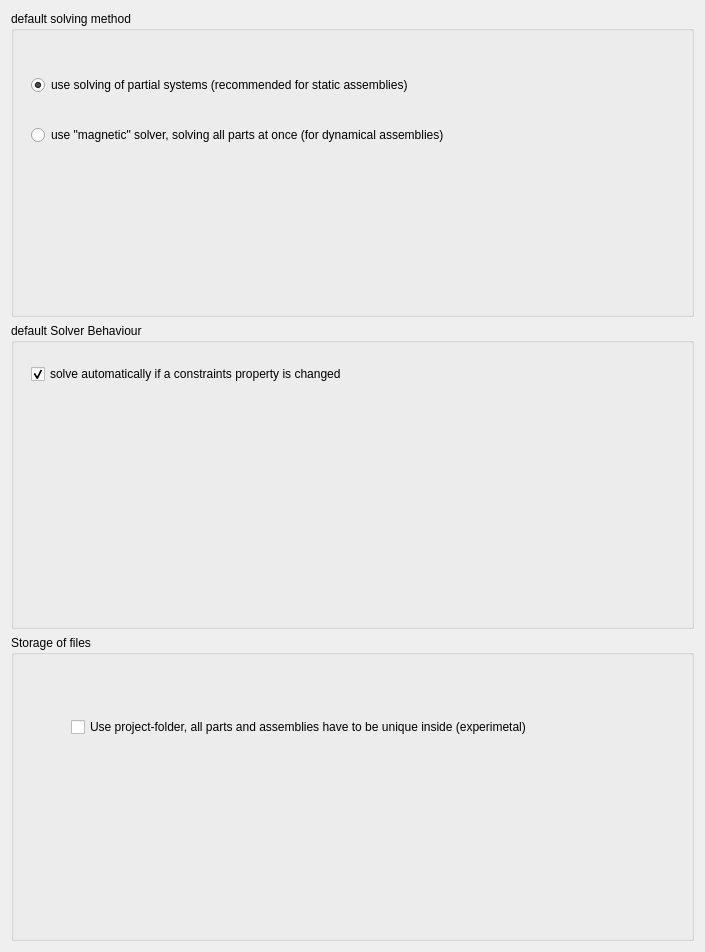
<?xml version="1.0" encoding="UTF-8"?>
<ui version="4.0">
 <class>Gui::Dialog::DlgSettingskStepUp</class>
 <widget class="QWidget" name="Gui::Dialog::DlgSettingskStepUp">
  <property name="geometry">
   <rect>
    <x>0</x>
    <y>0</y>
    <width>705</width>
    <height>952</height>
   </rect>
  </property>
  <property name="windowTitle">
   <string>kStepUp Settings</string>
  </property>
  <layout class="QGridLayout" name="gridLayout_2">
   <item row="1" column="0">
    <layout class="QVBoxLayout" name="verticalLayout">
     <item>
      <widget class="QGroupBox" name="groupBox">
       <property name="title">
        <string>default solving method</string>
       </property>
       <widget class="QWidget" name="verticalLayoutWidget_2">
        <property name="geometry">
         <rect>
          <x>9</x>
          <y>29</y>
          <width>481</width>
          <height>141</height>
         </rect>
        </property>
        <layout class="QVBoxLayout" name="verticalLayout_2">
         <item>
          <widget class="Gui::PrefRadioButton" name="radioButton">
           <property name="text">
            <string>use solving of partial systems (recommended for static assemblies)</string>
           </property>
           <property name="checked">
            <bool>true</bool>
           </property>
           <property name="prefEntry" stdset="0">
            <cstring>usePartialSolver</cstring>
           </property>
           <property name="prefPath" stdset="0">
            <cstring>Mod/kStepUp</cstring>
           </property>
          </widget>
         </item>
         <item>
          <widget class="Gui::PrefRadioButton" name="radioButton_2">
           <property name="text">
            <string>use &quot;magnetic&quot; solver, solving all parts at once (for dynamical assemblies)</string>
           </property>
           <property name="prefEntry" stdset="0">
            <cstring>useMagneticSolver</cstring>
           </property>
           <property name="prefPath" stdset="0">
            <cstring>Mod/kStepUp</cstring>
           </property>
          </widget>
         </item>
        </layout>
       </widget>
      </widget>
     </item>
    </layout>
   </item>
   <item row="3" column="0">
    <widget class="QGroupBox" name="groupBox_2">
     <property name="title">
      <string>Storage of files</string>
     </property>
     <widget class="QWidget" name="verticalLayoutWidget_3">
      <property name="geometry">
       <rect>
        <x>49</x>
        <y>40</y>
        <width>537</width>
        <height>171</height>
       </rect>
      </property>
      <layout class="QVBoxLayout" name="verticalLayout_3">
       <item>
        <widget class="Gui::PrefCheckBox" name="checkBox">
         <property name="text">
          <string>Use project-folder, all parts and assemblies have to be unique inside (experimetal)</string>
         </property>
         <property name="prefEntry" stdset="0">
          <cstring>useProjectFolder</cstring>
         </property>
         <property name="prefPath" stdset="0">
          <cstring>Mod/kStepUp</cstring>
         </property>
        </widget>
       </item>
       <item>
        <widget class="Gui::PrefFileChooser" name="fileChooser">
         <property name="mode">
          <enum>Gui::FileChooser::Directory</enum>
         </property>
         <property name="prefEntry" stdset="0">
          <cstring>projectFolder</cstring>
         </property>
         <property name="prefPath" stdset="0">
          <cstring>Mod/kStepUp</cstring>
         </property>
         <property name="maximumSize">
          <size>
           <width>400</width>
           <height>28</height>
          </size>
         </property>
        </widget>
       </item>
      </layout>
     </widget>
    </widget>
   </item>
   <item row="2" column="0">
    <widget class="QGroupBox" name="groupBox_3">
     <property name="title">
      <string>default Solver Behaviour</string>
     </property>
     <widget class="QWidget" name="verticalLayoutWidget">
      <property name="geometry">
       <rect>
        <x>9</x>
        <y>30</y>
        <width>521</width>
        <height>71</height>
       </rect>
      </property>
      <layout class="QVBoxLayout" name="verticalLayout_4">
       <item>
        <widget class="Gui::PrefCheckBox" name="checkBox_2">
         <property name="text">
          <string>solve automatically if a constraints property is changed</string>
         </property>
         <property name="checked">
          <bool>true</bool>
         </property>
         <property name="prefEntry" stdset="0">
          <cstring>autoSolve</cstring>
         </property>
         <property name="prefPath" stdset="0">
          <cstring>Mod/kStepUp</cstring>
         </property>
        </widget>
       </item>
       <item>
        <widget class="Gui::PrefFileChooser" name="pref1FolderChooser" native="true">
         <property name="enabled">
          <bool>false</bool>
         </property>
         <property name="prefEntry" stdset="0">
          <cstring>ExternalEditorPath</cstring>
         </property>
         <property name="prefPath" stdset="0">
          <cstring>Mod/Fem/Ccx</cstring>
         </property>
        </widget>
       </item>
      </layout>
     </widget>
    </widget>
   </item>
  </layout>
 </widget>
 <layoutdefault spacing="6" margin="11"/>
 <pixmapfunction>qPixmapFromMimeSource</pixmapfunction>
 <customwidgets>
  <customwidget>
   <class>Gui::PrefCheckBox</class>
   <extends>QCheckBox</extends>
   <header>Gui/PrefWidgets.h</header>
  </customwidget>
  <customwidget>
   <class>Gui::FileChooser</class>
   <extends>QWidget</extends>
   <header>Gui/FileDialog.h</header>
  </customwidget>
  <customwidget>
   <class>Gui::PrefFileChooser</class>
   <extends>Gui::FileChooser</extends>
   <header>Gui/PrefWidgets.h</header>
  </customwidget>
  <customwidget>
   <class>Gui::PrefRadioButton</class>
   <extends>QRadioButton</extends>
   <header>Gui/PrefWidgets.h</header>
  </customwidget>
 </customwidgets>
 <resources/>
 <connections/>
</ui>
